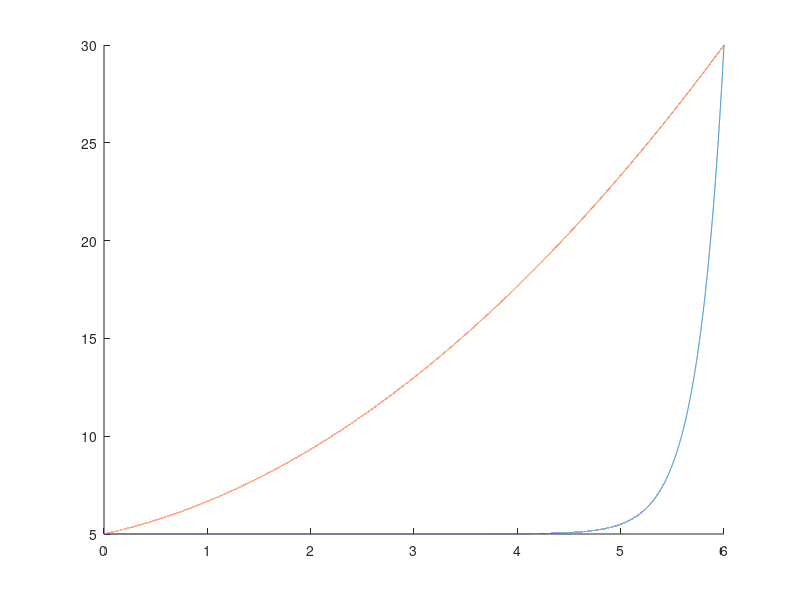

Source code (MATLAB): (Note: this script raises an error after producing the figure.)

NumPatterns = 6;
PulseDur = 0.005;

% Stim patterns: 
SR = 10000;
stimWaveforms = cell(NumPatterns,1);
gamma = [0.02 0.1:0.1:0.5]; % gamma = [0.02 0.1:0.1:0.7];
assert(numel(gamma)==NumPatterns);
t_end = 6;
FR_min = 5; % 0;
FR_max = 30;
t_exp = (0:t_end*SR)/SR;
buffer_t = 0.1;
t_tot = (0:(t_end+buffer_t)*SR)/SR;

FR_func_expRamp = @(t, t_end, gamma, FR_min, FR_max)((FR_max-FR_min)*exp((t_end-t)*log(gamma))+FR_min);
FR_func_quadraticRamp = @(alpha)(alpha*t_exp.^2+((FR_max-FR_min)/t_end-alpha*t_end)*t_exp+FR_min);

for i = 1:numel(gamma)
    % target_exp = FR_func_expRamp(t_exp, t_end, gamma(i), FR_min, FR_max);
    % target_exp = [target_exp FR_max*ones(1,SR*buffer_t)];
    % 
    % waveform_exp = flipud(PulseTrain(fliplr(target_exp), t_tot, PulseDur));
    % 
    % fr_smooth = gauss_smooth([waveform_exp; 0],0.05*SR)/(5*PulseDur);
    % plot(fr_smooth);

    target_exp = FR_func_expRamp(t_exp, t_end, gamma(i), FR_min, FR_max);
    alpha_min = fmincon(@(alpha)(sum((FR_func_quadraticRamp(alpha)-target_exp).^2)),0.5,[],[],[],[],0,10);
    target_quad = FR_func_quadraticRamp(alpha_min);

    figure; hold on;

    plot(t_exp,target_exp);
    plot(t_exp,target_quad);

    target_quad = [target_quad FR_max*ones(1,SR*buffer_t)];
    target_quad = fliplr(target_quad);
    waveform = PulseTrain(target_quad, t_tot, PulseDur);
    waveform = flipud(waveform);

    % figure; hold on;
    % plot(t_tot,waveform);

    stimWaveforms{i} = waveform;
end


save('stimWaveforms_quadraticRamp.mat','stimWaveforms');


function [waveform,pulse_count] = PulseTrain(target, t, PulseDur)

% target = the target firing rate function
% t = the time base, assumed to be (0:t_end*SR)/SR, in seconds
% PulseDur = the duration of each pulse, in seconds

% MGC 5/13/2026

SR = round(1/mean(diff(t)));
t_tmp = (0:max(t)*SR)/SR;
assert(all(t==t_tmp));

waveform = zeros(numel(t), 1);
t_curr = t(1);
pulse_count = 0;

while t_curr < max(t)

    FR_local = interp1(t,target,t_curr);
    ipi = 1/FR_local;
    FR_next = interp1(t,target,t_curr+ipi);
    for i = 1:100
        ipi = 1/((FR_local+FR_next)/2);
        FR_next = interp1(t,target,t_curr+ipi);
    end

    t_next = t_curr + ipi;
    startIdx =  floor(t_curr * SR) + 1;
    endIdx = floor((t_curr+PulseDur) * SR);

    if endIdx >= numel(waveform)
        endIdx = numel(waveform);
        waveform = [waveform; zeros(endIdx-numel(waveform)+10,1)];
    end
    waveform(startIdx:endIdx) = 5;
    t_curr = t_next;
    pulse_count = pulse_count + 1;

end

end
